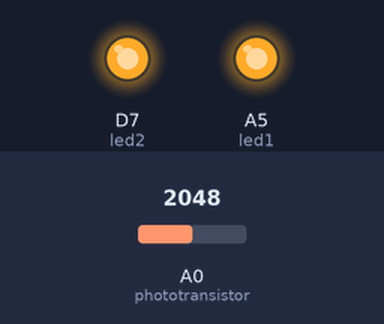
Bench run of a sketch on a simulated Particle Photon. On the bench: output pins drawn as LEDs (lit = HIGH). The inputs (shaded band) are chosen by the test bench; at power-on: A0 (phototransistor) = 2048.

Above: at 0.5 s.
At 15.5 s:
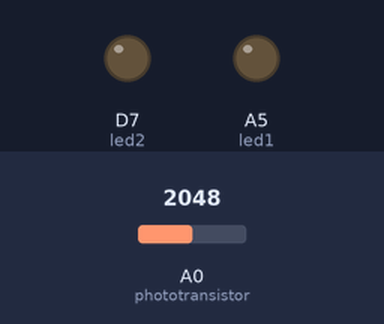
Timing chart, 0 to 39.0 s (numbered marks = the images above):
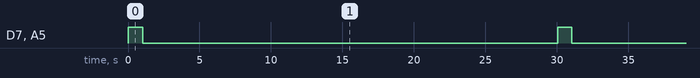

The sketch:

lightwebhook.ino
```cpp
// ------------
// Photo Transistor - Webhooks
// ------------


int led1 = A5;
int led2 = D7;

int phototransistor = A0;
String analogValue;

void setup() {

    pinMode(led1, OUTPUT);
    pinMode(led2, OUTPUT);
    pinMode(phototransistor, INPUT);

}

void loop() {
    analogValue = analogRead(phototransistor);
    Particle.publish("light", analogValue, PRIVATE);

    digitalWrite(led1, HIGH);
    digitalWrite(led2, HIGH);
    delay(1000);

    digitalWrite(led1, LOW);
    digitalWrite(led2, LOW);
    delay(29000);
}
```

Measured:
- by itself, D7 (led2), A5 (led1): alternates HIGH for 1.0 s and LOW for 29.0 s
